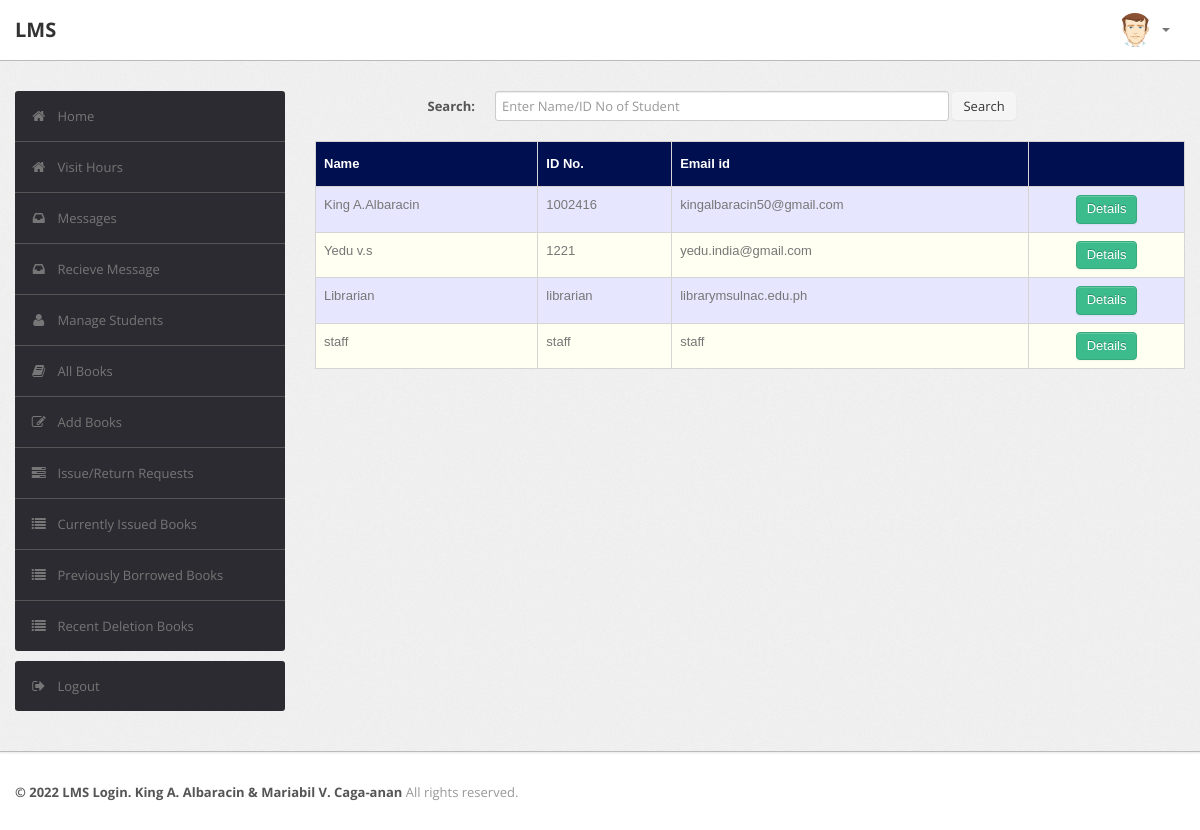
Screenshot of /admin/student.php (signed in) with the database file from the repository.
### tables this page shows
CREATE TABLE `user` (
  `RollNo` varchar(50) NOT NULL,
  `Name` varchar(50) DEFAULT NULL,
  `Type` varchar(50) DEFAULT NULL,
  `Category` varchar(50) DEFAULT NULL,
  `Department` varchar(255) NOT NULL,
  `EmailId` varchar(50) DEFAULT NULL,
  `MobNo` bigint(11) DEFAULT NULL,
  `Password` varchar(50) DEFAULT NULL
);

### admin/student.php (the view, shortened to what this page needs)
<?php
require('dbconn.php');
?>
<?php
if ($_SESSION['RollNo']== 'admin' ) {
    ?>
<!DOCTYPE html>
<html lang="en">
    <head>
        <link type="text/css" href="bootstrap/css/bootstrap.min.css" rel="stylesheet">
        <link type="text/css" href="bootstrap/css/bootstrap-responsive.min.css" rel="stylesheet">
        <link type="text/css" href="css/theme.css" rel="stylesheet">
        <link type="text/css" href="images/icons/css/font-awesome.css" rel="stylesheet">
    </head>
    <body>
        <div class="navbar navbar-fixed-top">
            <div class="navbar-inner">
                <div class="container">
                        <a class="brand" href="index.php">LMS </a>
                    <div class="nav-collapse collapse navbar-inverse-collapse">
                        <ul class="nav pull-right">
                            <li class="nav-user dropdown"><a href="#" class="dropdown-toggle" data-toggle="dropdown">
                                <img src="images/user.png" class="nav-avatar" />
                                <b class="caret"></b></a>
                            </li>
                        </ul>
                    </div>
                </div>
            </div>
        </div>
        <div class="wrapper">
            <div class="container">
                <div class="row">
                    <div class="span3">
                        <div class="sidebar">
                          <ul class="widget widget-menu unstyled">
                                <li class="active"><a href="index.php"><i class="menu-icon icon-home"></i>Home
                                </a></li>
                                <li class="active"><a href="../qr/index.php"><i class="menu-icon icon-home"></i>Visit Hours
                                </a></li>
                                 <li><a href="message.php"><i class="menu-icon icon-inbox"></i>Messages</a>
                                </li>
                                <li><a href="recieve.php"><i class="menu-icon icon-inbox"></i>Recieve Message</a>
                                </li>
                                <li><a href="student.php"><i class="menu-icon icon-user"></i>Manage Students </a>
                                </li>
                                <li><a href="book.php"><i class="menu-icon icon-book"></i>All Books </a></li>
                                <li><a href="addbook.php"><i class="menu-icon icon-edit"></i>Add Books </a></li>
                                <li><a href="requests.php"><i class="menu-icon icon-tasks"></i>Issue/Return Requests </a></li>
                                <li><a href="current.php"><i class="menu-icon icon-list"></i>Currently Issued Books </a></li>
                                 <li><a href="pre.php"><i class="menu-icon icon-list"></i>Previously Borrowed Books </a></li>
                                <li><a href="history.php"><i class="menu-icon icon-list"></i>Recent Deletion Books </a></li>
                            </ul>
                            <ul class="widget widget-menu unstyled">
                                <li><a href="logout.php"><i class="menu-icon icon-signout"></i>Logout </a></li>
                            </ul>
                        </div>
                    </div>
                    <div class="span9">
                        <form class="form-horizontal row-fluid" action="student.php" method="post">
                                        <div class="control-group">
                                            <label class="control-label" for="Search"><b>Search:</b></label>
                                            <div class="controls">
                                                <input type="text" id="title" name="title" placeholder="Enter Name/ID No of Student" class="span8" required>
                                                <button type="submit" name="submit"class="btn">Search</button>
                                            </div>
                                        </div>
                                    </form>
                                    <br>
                                    <?php
                                    if(isset($_POST['submit']))
                                        {$s=$_POST['title'];
                                            $sql="select * from LMS.user where (RollNo='$s' or Name like '%$s%') and Type<>'ADMIN'";
                                        }
                                    else
                                        $sql="select * from LMS.user where Type<>'ADMIN'";
                                    $result=$conn->query($sql);
                                    $rowcount=mysqli_num_rows($result);
                                    if(!($rowcount))
                                        echo "<br><center><h2><b><i>No Results</i></b></h2></center>";
                                    else
                                    {
                                    ?>
                        <table class="table" id = "tables">
                                  <thead>
                                    <tr>
                                      <th>Name</th>
                                      <th>ID No.</th>
                                      <th>Email id</th>
                                      <th></th>
                                    </tr>
                                  </thead>
                                  <tbody>
                    <?php
                            while($row=$result->fetch_assoc())
                            {
                                $email=$row['EmailId'];
                                $name=$row['Name'];
                                $rollno=$row['RollNo'];
                            ?>
                                    <tr>
                                      <td><?php echo $name ?></td>
                                      <td><?php echo $rollno ?></td>
                                      <td><?php echo $email ?></td>
                                        <td>
                                        <center>
                                            <a href="studentdetails.php?id=<?php echo $rollno; ?>" class="btn btn-success">Details</a>
                                      </center>
                                        </td>
                                    </tr>
                            <?php }} ?>
                                  </tbody>
                                </table>
                            </div>
                </div>
            </div>
        </div>
<div class="footer">
            <div class="container">
                <b class="copyright">&copy; 2022 LMS Login. King A. Albaracin & Mariabil V. Caga-anan </b>All rights reserved.
            </div>
        </div>
    </body>
</html>
<?php }
else {
    echo "<script type='text/javascript'>alert('Access Denied!!!')</script>";
} ?>

### admin/css/theme.css (style rules this page uses)
#tables { font-family: "Trebuchet MS", Arial, Helvetica, sans-serif; border-collapse: collapse; width: 100%; }
#tables td, #tables th { border: 1px solid #ddd; padding: 8px; }
#tables tr:nth-child(even) { background-color: #fffff2; }
#tables tr:nth-child(odd) { background-color: #e6e6ff; }
#tables th { padding-top: 12px; padding-bottom: 12px; text-align: left; background-color: #000F50; color: white; }
body { font-size: 13px; font-family: 'Open Sans', Arial, sans-serif; background: #fff; color: #777 }
strong, b { color: #555 }
.wrapper { background: url(../images/bg.png) #eee; border-bottom: 1px solid #bbb; -webkit-box-shadow: 0 1px 2px rgba(0,0,0,0.1); -moz-box-shadow: 0 1px 2px rgba(0,0,0,0.1); box-shadow: 0 1px 2px rgba(0,0,0,0.1); padding: 30px 0 }
.footer { color: #999; padding: 30px 0 60px }
form { margin: 0 }
select, textarea, input[type="text"], input[type="password"], input[type="datetime"], input[type="datetime-local"], input[type="date"], input[type="month"], input[type="time"], input[type="week"], input[type="number"], input[type="email"], input[type="url"], input[type="search"], input[type="tel"], input[type="color"], .uneditable-input, label, input, button, select, textarea { -webkit-border-radius: 3px; -moz-border-radius: 3px; border-radius: 3px; font-size: 13px; font-family: 'Open Sans', Tahoma, Arial, sans-serif }
body [class^="icon-"], body [class*=" icon-"] { font-size: 14px; line-height: 20px; height: 20px }
.form-horizontal .control-group, .form-vertical .control-group { margin-bottom: 0 }
.navbar { position: static!important; margin: 0!important }
.navbar .navbar-inner { background: #fff; border-bottom: 1px solid #bbb; -webkit-box-shadow: 0 1px 2px rgba(0,0,0,0.15); -moz-box-shadow: 0 1px 2px rgba(0,0,0,0.15); box-shadow: 0 1px 2px rgba(0,0,0,0.15) }
.navbar .brand { color: #333; font-weight: bold; font-size: 20px; margin-right: 20px; padding: 20px }
.navbar .nav>li>a { padding: 20px 15px; font-weight: bold; color: #777 }
.nav-user>a { height: 20px }
.nav-avatar { width: 34px; height: 34px; margin: -7px 5px 0 0; -webkit-border-radius: 50%; -moz-border-radius: 50%; border-radius: 50% }
.btn, .btn-box { -webkit-border-radius: 3px; -moz-border-radius: 3px; border-radius: 3px }
.btn { font-size: 13px; font-weight: 600 }
.btn { display: inline-block; margin-bottom: 0; font-weight: 400; text-align: center; vertical-align: middle; cursor: pointer; background-image: none; border: 1px solid transparent; white-space: nowrap; padding: 4px 10px; font-size: 13px; line-height: 1.42857; border-radius: 4px; -webkit-user-select: none; -moz-user-select: none; -ms-user-select: none; user-select: none }
.btn-success { color: #fff; background-color: #3cbc8d; border-color: #36a97f }
.table { margin-bottom: 0 }
.table th, .table td { border-color: #d5d5d5!important }
.widget-menu { background: #fff; -webkit-border-radius: 3px; -moz-border-radius: 3px; border-radius: 3px; overflow: hidden }
.widget-menu a { color: #555; display: block; line-height: 20px; padding: 15px; text-decoration: none!important }
.widget-menu .menu-icon { margin-right: 10px; color: #767676; -webkit-transition: all .2s ease-in-out; -moz-transition: all .2s ease-in-out; transition: all .2s ease-in-out; }
.widget-menu>li+li { border-top: 1px solid #555 }
.widget-menu>li>a { background-color: #2d2b32; color: #767676; -webkit-transition: all .2s ease-in-out; -moz-transition: all .2s ease-in-out; transition: all .2s ease-in-out; }

### rows the page displays
user: Name "King A.Albaracin", RollNo "1002416", EmailId "kingalbaracin50@gmail.com"
user: Name "Yedu v.s", RollNo "1221", EmailId "yedu.india@gmail.com"
user: Name "Librarian", RollNo "librarian", EmailId "librarymsulnac.edu.ph"
user: Name "staff", RollNo "staff", EmailId "staff"
